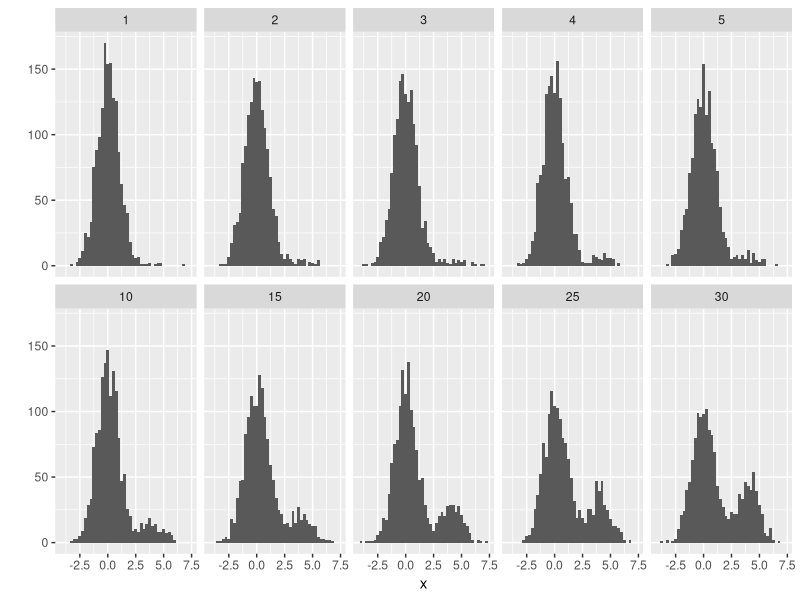
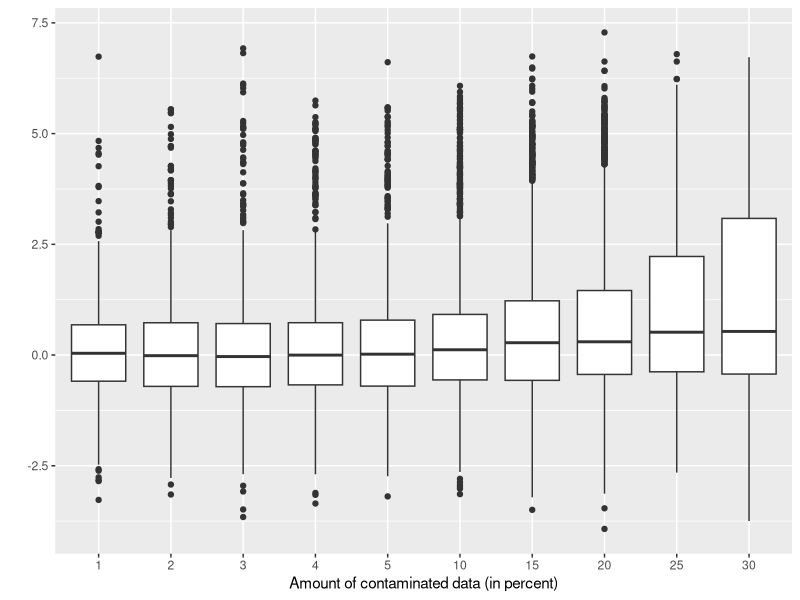
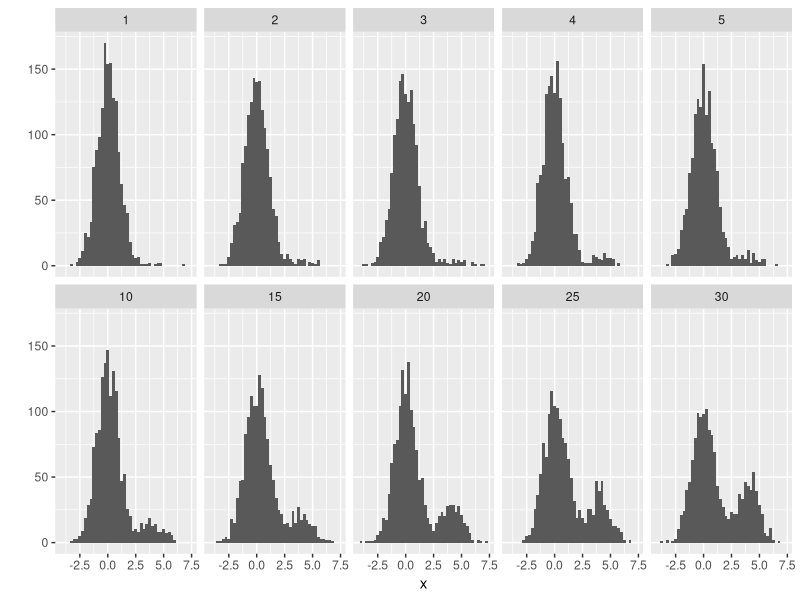
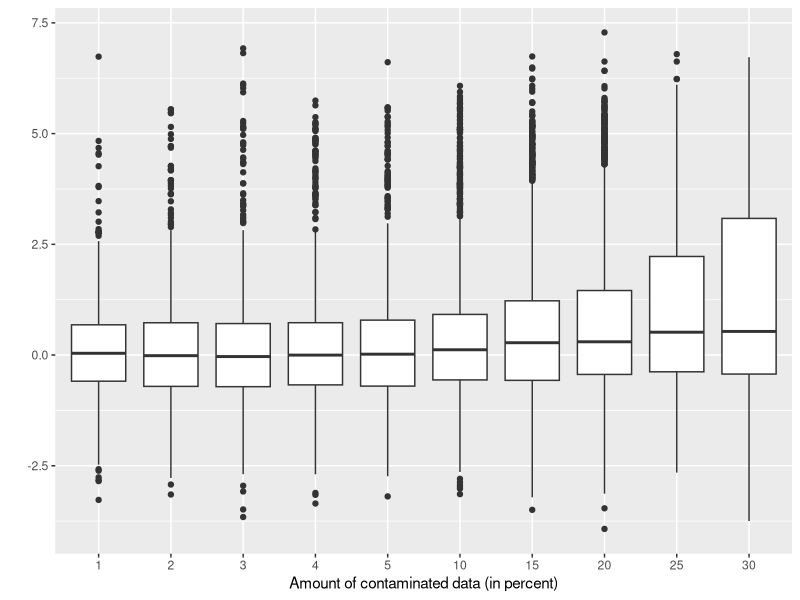

The R source for these figures, in order: (Note: this script raises an error after producing the figures.)
library(RColorBrewer)
cols <- c("white",brewer.pal(9, "Greys"), "Red", "Pink")
reds <- brewer.pal(5, "Reds")[-1]
cols <- c(cols[1:3], reds[1], cols[4:6], reds[2], cols[7:9], reds[3], cols[10:11])



cols <- c("white", brewer.pal(9, "Blues"), "black")


frame <- data.frame(expand.grid(k=c(1:5, 5*(2:10)), n1=1500))
frame$n2 <- with(frame, n1/100*k)
frame$n1 <- with(frame, n1- n2)

dframe <- NULL
set.seed(20120416)
for (i in 1:10) {
  x <- c(rnorm(frame[i,]$n1), 4 + rnorm(frame[i,]$n2))
  dframe <- rbind(dframe, data.frame(k=frame[i,]$k, x=x))
}

library(ggplot2)
qplot(data=dframe, x, geom="histogram", binwidth=0.25) + facet_wrap(facets=~k, ncol=5)
ggsave("images/xpl-histogram.pdf", width=12, height=6)
qplot(data=dframe, factor(k), x, geom="boxplot", group=k) + xlab("Amount of contaminated data (in percent)") +ylab("")
ggsave("images/xpl-boxplot.pdf", width=10, height=5)

pdf("images/xpl-lvplot.pdf", width=10, height=5)
par(mar=c(4,2,1,1))
LVboxplot(dframe$x~dframe$k, col=cols, horizontal=FALSE, xlab="Amount of contaminated data (in percent)", ylab="")
dev.off()
